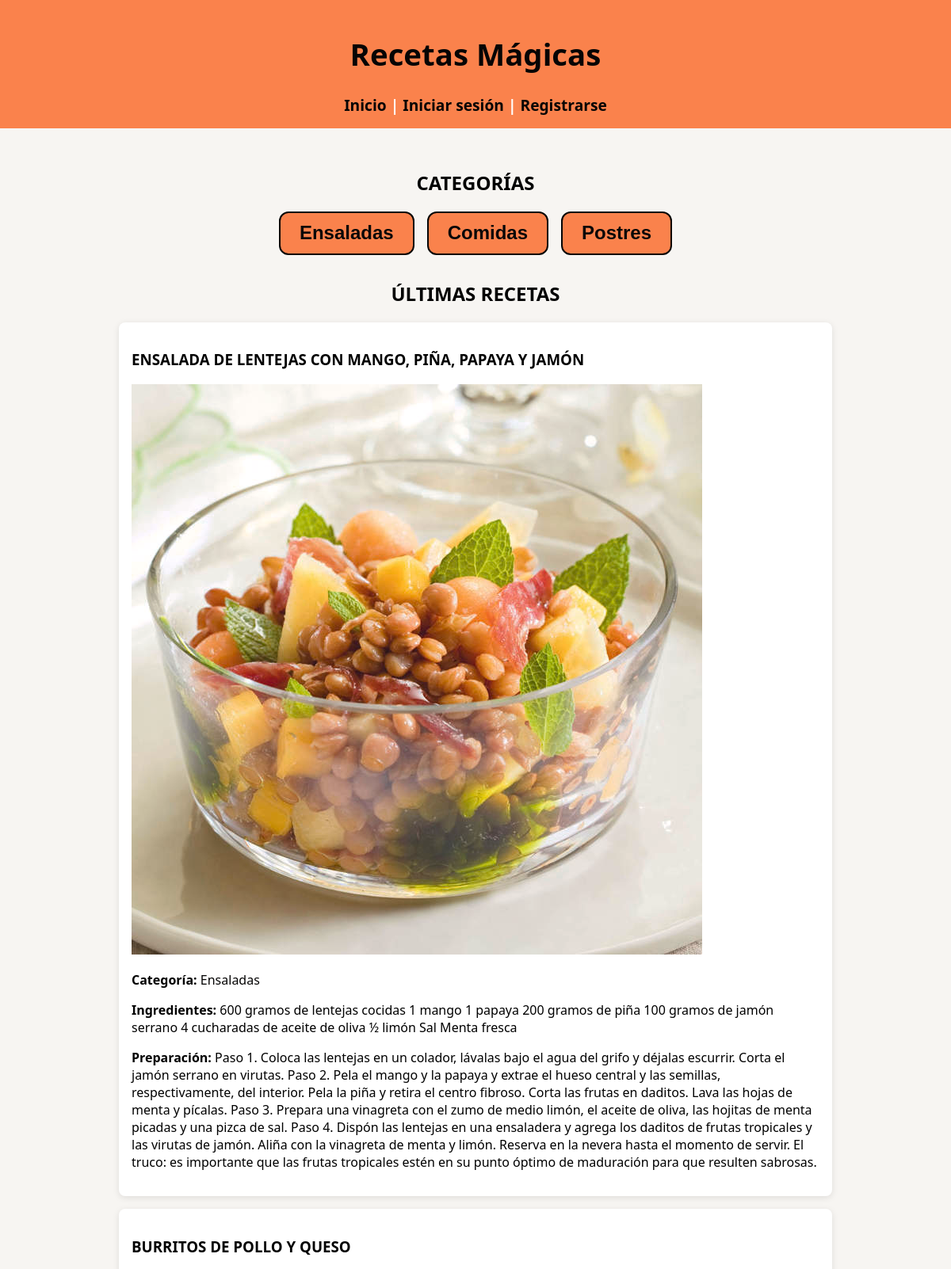
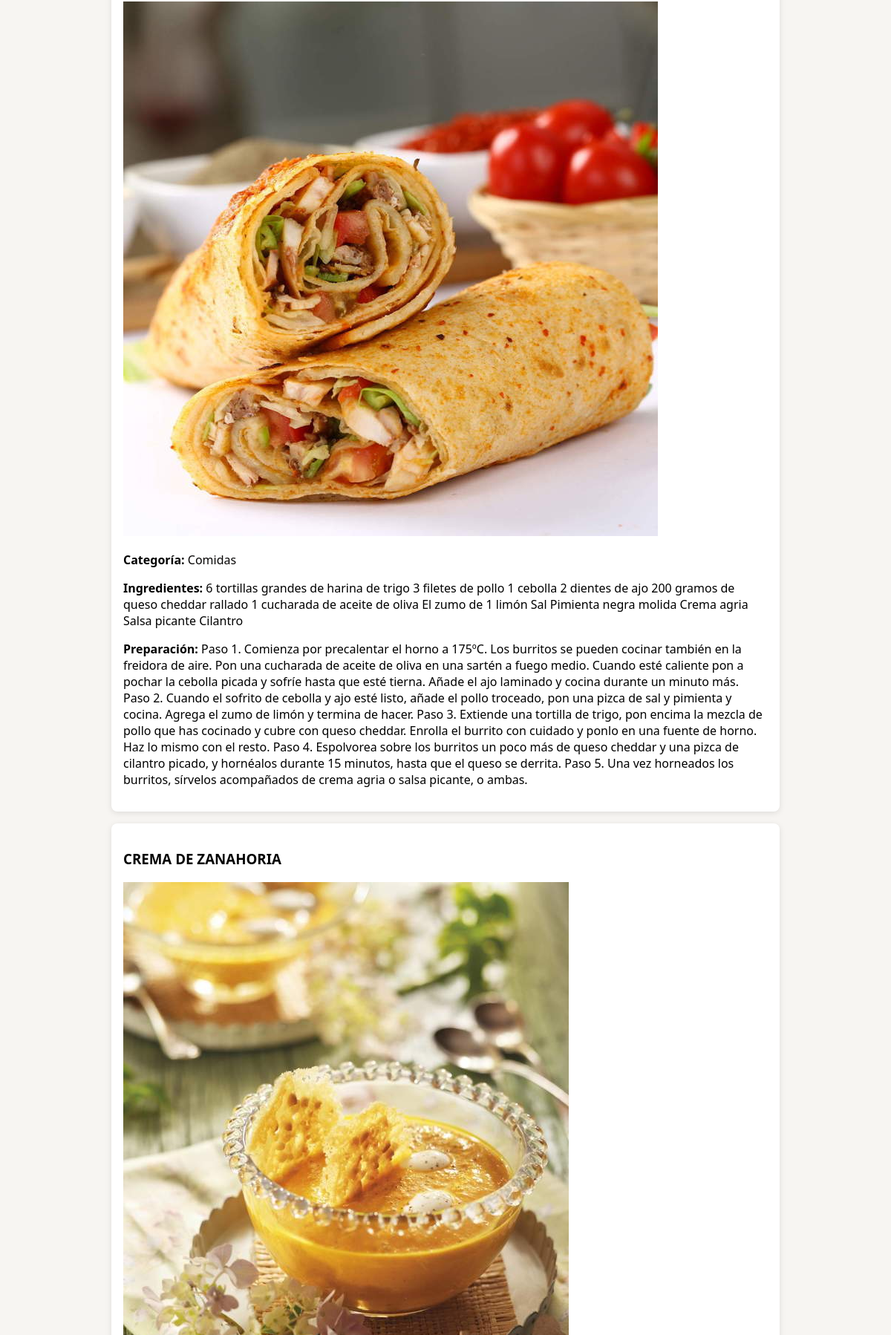
The page / (upper part) on the database its author committed (2 pictures, top to bottom).
### app/models.py (models this page shows)
class Category(db.Model):
    id = db.Column(db.Integer, primary_key=True)
    name = db.Column(db.String(50), unique=True, nullable=False)
    recipes = db.relationship('Recipe', backref='category', lazy=True)

class Recipe(db.Model):
    id = db.Column(db.Integer, primary_key=True)
    title = db.Column(db.String(100), nullable=False)
    ingredients = db.Column(db.Text, nullable=False)
    preparation = db.Column(db.Text, nullable=False)
    category_id = db.Column(db.Integer, db.ForeignKey('category.id'), nullable=False)
    image = db.Column(db.String(120))
    user_id = db.Column(db.Integer, db.ForeignKey('user.id'), nullable=False)  # NUEVO

### app/routes.py (the view)
@bp.route('/')
def index():
    recipes = Recipe.query.all()
    categories = Category.query.all()  # ⬅️ Esto permite mostrar los botones
    return render_template('index.html', recipes=recipes, categories=categories)

### app/templates/index.html (shortened to what this page needs)
{% extends 'base.html' %}
{% block content %}
<h2 class="center-title">CATEGORÍAS</h2>
  <div class="category-buttons">
    {% for cat in categories %}
      <a href="{{ url_for('main.category', cat_id=cat.id) }}">
        <button class="category-button">{{ cat.name }}</button>
      </a>
    {% endfor %}
  </div>
  <h2 class="center-title">ÚLTIMAS RECETAS</h2>
  {% for receta in recipes %}
    <div class="card">
      <h3>{{ receta.title }}</h3>
      {% if receta.image %}
        <img src="{{ url_for('static', filename='uploads/' ~ receta.image) }}" alt="Imagen de receta" class="recipe-image" />
      {% endif %}
      <p><strong>Categoría:</strong>
        <a href="{{ url_for('main.category', cat_id=receta.category.id) }}">{{ receta.category.name }}</a>
      </p>
      <p><strong>Ingredientes:</strong> {{ receta.ingredients }}</p>
      <p><strong>Preparación:</strong> {{ receta.preparation }}</p>
    </div>
  {% else %}
    <p>No hay recetas aún. ¡Agrega una!</p>
  {% endfor %}
{% endblock %}

### app/templates/base.html (shortened to what this page needs)
<!DOCTYPE html>
<html lang="es">
<head>
  <link rel="stylesheet" href="{{ url_for('static', filename='css/style.css') }}" />
</head>
<body>
  <header>
    <h1><a href="{{ url_for('main.index') }}">Recetas Mágicas</a></h1>
    <nav>
      <a href="{{ url_for('main.index') }}">Inicio</a>
      {% if current_user.is_authenticated %}
        | <a href="{{ url_for('main.add_recipe') }}">Añadir Receta</a>
        | <a href="{{ url_for('auth.logout') }}">Cerrar sesión</a>
      {% else %}
        | <a href="{{ url_for('auth.login') }}">Iniciar sesión</a>
        | <a href="{{ url_for('auth.register') }}">Registrarse</a>
      {% endif %}
    </nav>
  </header>
  <div class="container">
    {% block content %}{% endblock %}
  </div>
</body>
</html>

### app/static/css/style.css (style rules this page uses)
body { font-family: 'Segoe UI', sans-serif; background-color: #f7f5f2; color: #010101; margin: 0; padding: 0; }
header, footer { background-color: #fa824c; color: white; padding: 1rem; text-align: center; font-size: 1.2rem; font-weight: bold; }
.container { max-width: 900px; margin: auto; padding: 2rem; }
a { color: #060505; text-decoration: none; }
.card { background: white; border-radius: 8px; padding: 1rem; margin-bottom: 1rem; box-shadow: 0 2px 8px rgba(0,0,0,0.1); }
button { background: #090909; color: white; padding: 0.5rem 1rem; border: none; border-radius: 5px; cursor: pointer; transition: background 0.3s; }
.category-buttons { display: flex; flex-wrap: wrap; justify-content: center; gap: 1rem; margin-bottom: 2rem; }
.category-buttons a { text-decoration: none; }
.category-buttons button { background-color: #fa824c; color: rgb(8, 8, 8); font-weight: bold; padding: 0.7rem 1.5rem; border: 2px solid #050505; border-radius: 12px; font-size: 1.5rem; cursor: pointer; transition: background 0.3s ease; }
.center-title { text-align: center; }

### rows shown on the page
Category: name "Ensaladas"
Category: name "Comidas"
Category: name "Postres"
Recipe: title "ENSALADA DE LENTEJAS CON MANGO, PIÑA, PAPAYA Y JAMÓN", image (picture), category.name "Ensaladas", ingredients "600 gramos de lentejas cocidas 1 mango 1 papaya 200 gramos de piña 100 gramos de jamón serrano 4 cucharadas de aceite de oliva ½ limón Sal Menta fresca", preparation "Paso 1. Coloca las lentejas en un colador, lávalas bajo el agua del grifo y déjalas escurrir. Corta el jamón serrano en virutas. Paso 2. Pela el mango y la papaya y extrae el hueso central y las semillas, respectivamente, del interior. Pela la piña y retira el centro fibroso. Corta las frutas en daditos. Lava las hojas de menta y pícalas. Paso 3. Prepara una vinagreta con el zumo de medio limón, el aceite de oliva, las hojitas de menta picadas y una pizca de sal. Paso 4. Dispón las lentejas en una ensaladera y agrega los daditos de frutas tropicales y las virutas de jamón. Aliña con la vinagreta de menta y limón. Reserva en la nevera hasta el momento de servir. El truco: es importante que…"
Recipe: title "BURRITOS DE POLLO Y QUESO", image (picture), category.name "Comidas", ingredients "6 tortillas grandes de harina de trigo 3 filetes de pollo 1 cebolla 2 dientes de ajo 200 gramos de queso cheddar rallado 1 cucharada de aceite de oliva El zumo de 1 limón Sal Pimienta negra molida Crema agria Salsa picante Cilantro", preparation "Paso 1. Comienza por precalentar el horno a 175ºC. Los burritos se pueden cocinar también en la freidora de aire. Pon una cucharada de aceite de oliva en una sartén a fuego medio. Cuando esté caliente pon a pochar la cebolla picada y sofríe hasta que esté tierna. Añade el ajo laminado y cocina durante un minuto más. Paso 2. Cuando el sofrito de cebolla y ajo esté listo, añade el pollo troceado, pon una pizca de sal y pimienta y cocina. Agrega el zumo de limón y termina de hacer. Paso 3. Extiende una tortilla de trigo, pon encima la mezcla de pollo que has cocinado y cubre con queso cheddar. Enrolla el burrito con cuidado y ponlo en una fuente de horno. Haz lo mismo con el resto. Paso 4.…"
Recipe: title "CREMA DE ZANAHORIA", image (picture)
